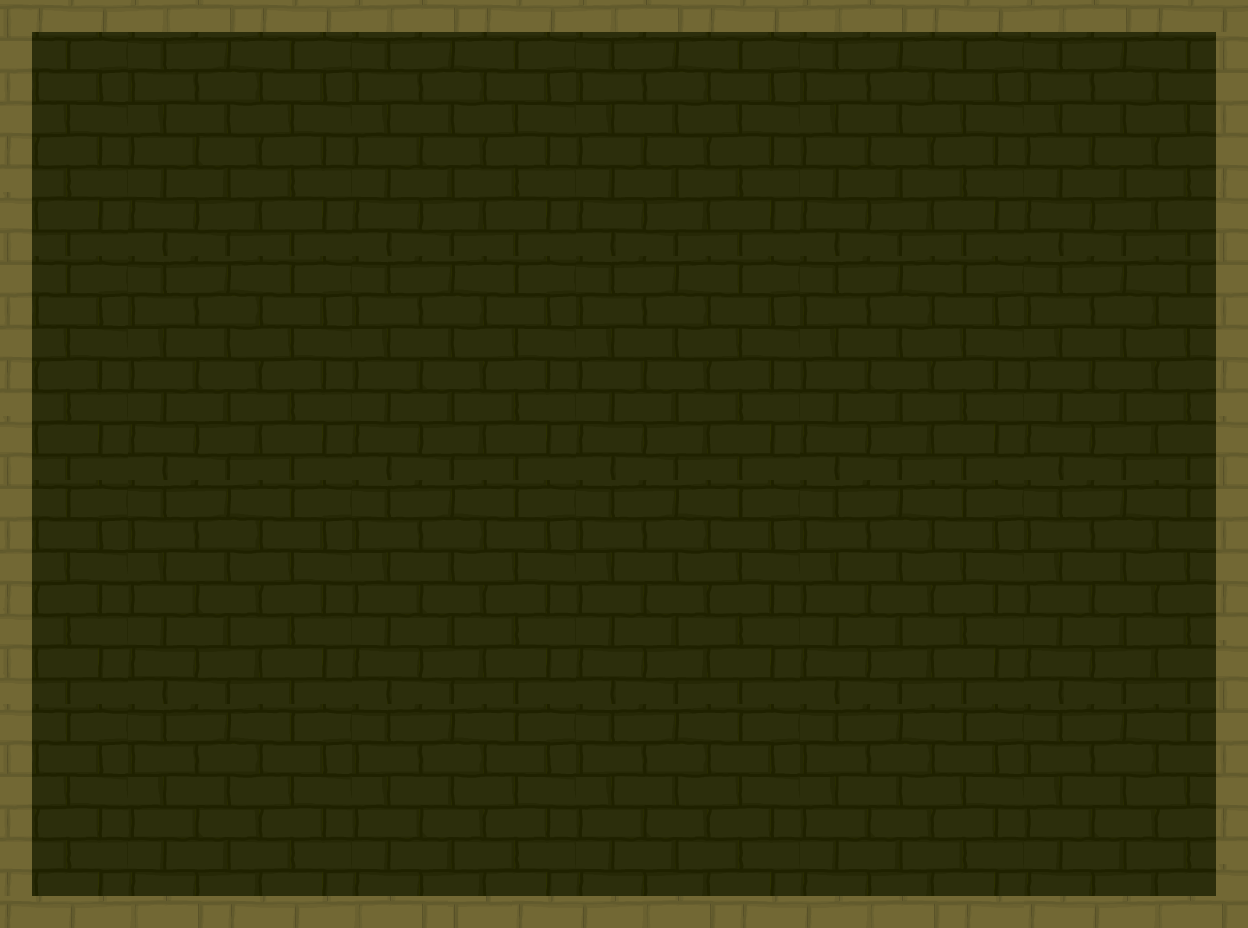

Rendered tile map (Tiled .tmx) drawn with the repository's tilesets; below, a short description and the full map source, tile grids included:
An orthogonal 39x29 tile map with 32x32 px tiles, 1 tile layer (Tile Layer 1).

<map version="1.5" tiledversion="1.7.1" orientation="orthogonal" renderorder="right-down" width="39" height="29" tilewidth="32" tileheight="32" infinite="0" nextlayerid="2" nextobjectid="1">
 <tileset firstgid="1" source="map.tsx" />
 <layer id="1" name="Tile Layer 1" width="39" height="29">
  <data encoding="csv">
576,700,701,702,703,704,705,706,700,701,702,703,704,705,706,700,701,702,703,704,705,706,700,701,702,703,704,705,706,700,701,702,703,704,705,706,700,701,702,
607,541,542,543,537,538,539,540,541,542,543,537,538,539,540,541,542,543,537,538,539,540,541,542,543,537,538,539,540,541,542,543,537,538,539,540,541,542,576,
638,572,573,574,568,569,570,571,572,573,574,568,569,570,571,572,573,574,568,569,570,571,572,573,574,568,569,570,571,572,573,574,568,569,570,571,572,573,607,
669,603,604,605,599,600,601,602,603,604,605,599,600,601,602,603,604,605,599,600,601,602,603,604,605,599,600,601,602,603,604,605,599,600,601,602,603,604,638,
700,634,635,636,630,631,632,633,634,635,636,630,631,632,633,634,635,636,630,631,632,633,634,635,636,630,631,632,633,634,635,636,630,631,632,633,634,635,669,
731,665,666,667,661,662,663,664,665,666,667,661,662,663,664,665,666,667,661,662,663,664,665,666,667,661,662,663,664,665,666,667,661,662,663,664,665,666,700,
545,696,697,698,692,693,694,695,696,697,698,692,693,694,695,696,697,698,692,693,694,695,696,697,698,692,693,694,695,696,697,698,692,693,694,695,696,697,545,
576,727,728,729,723,724,725,726,727,728,729,723,724,725,726,727,728,729,723,724,725,726,727,728,729,723,724,725,726,727,728,729,723,724,725,726,727,728,576,
607,541,542,543,537,538,539,540,541,542,543,537,538,539,540,541,542,543,537,538,539,540,541,542,543,537,538,539,540,541,542,543,537,538,539,540,541,542,607,
638,572,573,574,568,569,570,571,572,573,574,568,569,570,571,572,573,574,568,569,570,571,572,573,574,568,569,570,571,572,573,574,568,569,570,571,572,573,638,
669,603,604,605,599,600,601,602,603,604,605,599,600,601,602,603,604,605,599,600,601,602,603,604,605,599,600,601,602,603,604,605,599,600,601,602,603,604,669,
700,634,635,636,630,631,632,633,634,635,636,630,631,632,633,634,635,636,630,631,632,633,634,635,636,630,631,632,633,634,635,636,630,631,632,633,634,635,700,
731,665,666,667,661,662,663,664,665,666,667,661,662,663,664,665,666,667,661,662,663,664,665,666,667,661,662,663,664,665,666,667,661,662,663,664,665,666,731,
545,696,697,698,692,693,694,695,696,697,698,692,693,694,695,696,697,698,692,693,694,695,696,697,698,692,693,694,695,696,697,698,692,693,694,695,696,697,545,
576,727,728,729,723,724,725,726,727,728,729,723,724,725,726,727,728,729,723,724,725,726,727,728,729,723,724,725,726,727,728,729,723,724,725,726,727,728,576,
607,541,542,543,537,538,539,540,541,542,543,537,538,539,540,541,542,543,537,538,539,540,541,542,543,537,538,539,540,541,542,543,537,538,539,540,541,542,607,
638,572,573,574,568,569,570,571,572,573,574,568,569,570,571,572,573,574,568,569,570,571,572,573,574,568,569,570,571,572,573,574,568,569,570,571,572,573,638,
669,603,604,605,599,600,601,602,603,604,605,599,600,601,602,603,604,605,599,600,601,602,603,604,605,599,600,601,602,603,604,605,599,600,601,602,603,604,669,
700,634,635,636,630,631,632,633,634,635,636,630,631,632,633,634,635,636,630,631,632,633,634,635,636,630,631,632,633,634,635,636,630,631,632,633,634,635,700,
545,665,666,667,661,662,663,664,665,666,667,661,662,663,664,665,666,667,661,662,663,664,665,666,667,661,662,663,664,665,666,667,661,662,663,664,665,666,731,
576,696,697,698,692,693,694,695,696,697,698,692,693,694,695,696,697,698,692,693,694,695,696,697,698,692,693,694,695,696,697,698,692,693,694,695,696,697,545,
545,727,728,729,723,724,725,726,727,728,729,723,724,725,726,727,728,729,723,724,725,726,727,728,729,723,724,725,726,727,728,729,723,724,725,726,727,728,576,
545,541,542,543,537,538,539,540,541,542,543,537,538,539,540,541,542,543,537,538,539,540,541,542,543,537,538,539,540,541,542,543,537,538,539,540,541,542,607,
576,572,573,574,568,569,570,571,572,573,574,568,569,570,571,572,573,574,568,569,570,571,572,573,574,568,569,570,571,572,573,574,568,569,570,571,572,573,638,
607,603,604,605,599,600,601,602,603,604,605,599,600,601,602,603,604,605,599,600,601,602,603,604,605,599,600,601,602,603,604,605,599,600,601,602,603,604,669,
638,634,635,636,630,631,632,633,634,635,636,630,631,632,633,634,635,636,630,631,632,633,634,635,636,630,631,632,633,634,635,636,630,631,632,633,634,635,700,
669,665,666,667,661,662,663,664,665,666,667,661,662,663,664,665,666,667,661,662,663,664,665,666,667,661,662,663,664,665,666,667,661,662,663,664,665,666,731,
700,696,697,698,692,693,694,695,696,697,698,692,693,694,695,696,697,698,692,693,694,695,696,697,698,692,693,694,695,696,697,698,692,693,694,695,696,697,545,
700,701,702,703,704,705,706,700,701,702,703,704,705,706,736,737,700,701,702,703,704,705,706,700,701,702,703,704,705,706,700,701,700,701,702,703,704,705,706
</data>
 </layer>
</map>
